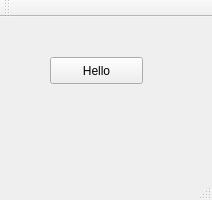
<?xml version="1.0" encoding="UTF-8"?>
<ui version="4.0">
 <class>MainWindow</class>
 <widget class="QMainWindow" name="MainWindow">
  <property name="geometry">
   <rect>
    <x>0</x>
    <y>0</y>
    <width>212</width>
    <height>200</height>
   </rect>
  </property>
  <property name="windowTitle">
   <string>First sample</string>
  </property>
  <widget class="QWidget" name="centralWidget">
   <widget class="QPushButton" name="btHello">
    <property name="geometry">
     <rect>
      <x>50</x>
      <y>40</y>
      <width>93</width>
      <height>27</height>
     </rect>
    </property>
    <property name="text">
     <string>Hello</string>
    </property>
   </widget>
  </widget>
  <widget class="QMenuBar" name="menuBar">
   <property name="geometry">
    <rect>
     <x>0</x>
     <y>0</y>
     <width>212</width>
     <height>23</height>
    </rect>
   </property>
  </widget>
  <widget class="QToolBar" name="mainToolBar">
   <attribute name="toolBarArea">
    <enum>TopToolBarArea</enum>
   </attribute>
   <attribute name="toolBarBreak">
    <bool>false</bool>
   </attribute>
  </widget>
  <widget class="QStatusBar" name="statusBar"/>
 </widget>
 <layoutdefault spacing="6" margin="11"/>
 <resources/>
 <connections/>
</ui>
